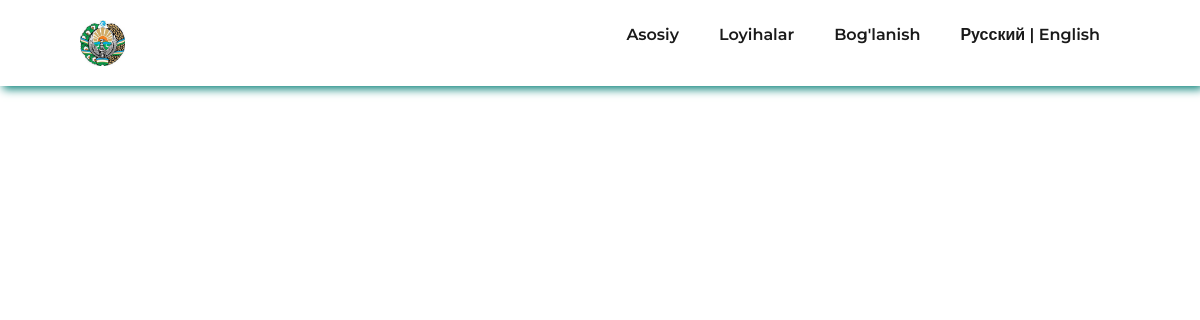
Page /uz/qishloq_project/ on the earlier database version.
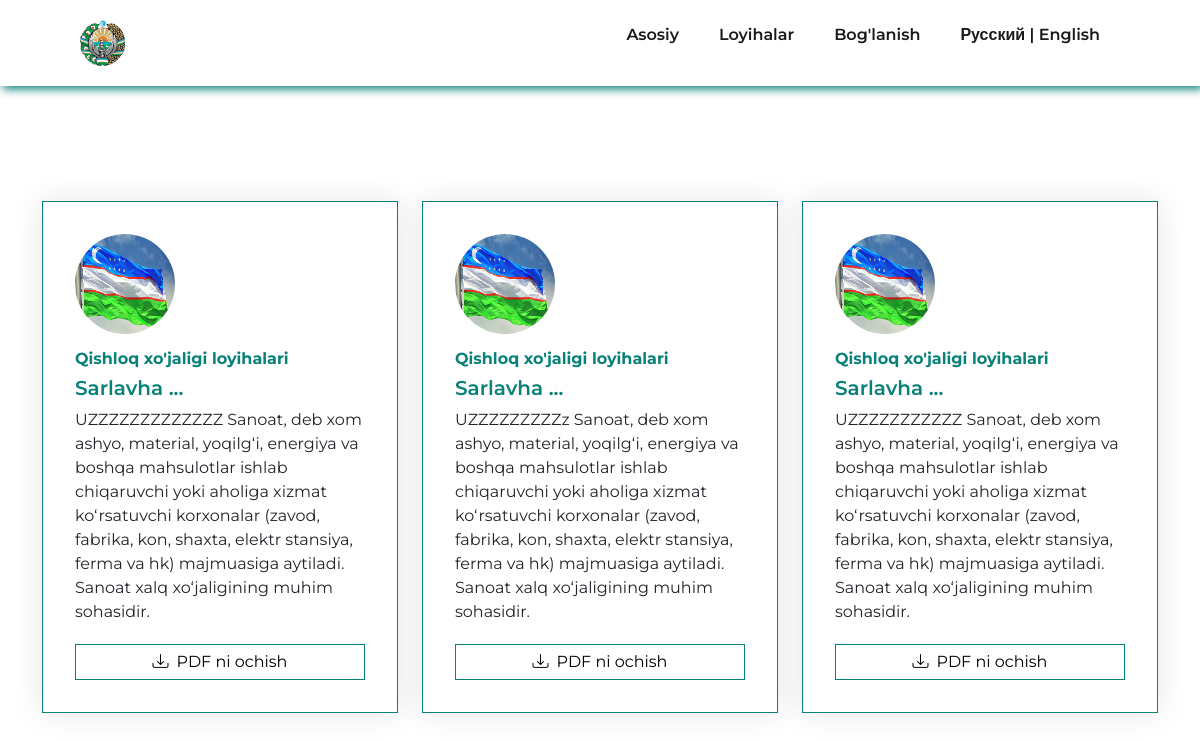
Same page on the later database version.
### app/models.py (models this page shows, shortened)
class Project(models.Model):
    PriceChopiceUzEn = (
        ("0.5 - 1 million $", "0.5 - 1 million $"),
        ("1 - 5 million $", "1 - 5 million $"),
        ("5 - 10 million $", "5 - 10 million $"),
        ("10 - 15 million $", "10 - 15 million $"),
        ("15 - 20 million $", "15 - 20 million $"),
        ("20 - 25 million $", "20 - 25 million $"),
        ("25 - 30 million $", "25 - 30 million $"),
        ("30 + million $", "30 + million $"),
    )
    PriceChopiceRu = (
        ("0.5 - 1 миллион $", "0.5 - 1 миллион $"),
        ("1 - 5 миллион $", "1 - 5 миллион $"),
        ("5 - 10 миллион $", "5 - 10 миллион $"),
        ("10 - 15 миллион $", "10 - 15 миллион $"),
        ("15 - 20 миллион $", "15 - 20 миллион $"),
        ("20 - 25 миллион $", "20 - 25 миллион $"),
        ("25 - 30 миллион $", "25 - 30 миллион $"),
        ("30 + миллион $", "30 + миллион $"),
    )
    image = models.ImageField(upload_to='Project/')
    title_uz = models.CharField(max_length=155, verbose_name='Sarlavha')
    title_ru = models.CharField(max_length=155, verbose_name='Заголовок')
    title_en = models.CharField(max_length=155, verbose_name='Title')
    pdf_uz = models.FileField(upload_to='PDF_uzb/', verbose_name="Uzbekcha PDF")
    pdf_ru = models.FileField(upload_to='PDF_rus/', verbose_name="Русский PDF")
    pdf_en = models.FileField(upload_to='PDF_eng/', verbose_name="English PDF")
    category_uz = models.ForeignKey(to=CategoryUz, on_delete=models.CASCADE, verbose_name='Kategoriya')
    category_ru = models.ForeignKey(to=CategoryRu, on_delete=models.CASCADE, verbose_name='Категория')
    category_en = models.ForeignKey(to=CategoryEN, on_delete=models.CASCADE, verbose_name='Category')
    price_uz = models.CharField(max_length=155, choices=PriceChopiceUzEn, verbose_name='Narxi')
    price_ru = models.CharField(max_length=155, choices=PriceChopiceRu, verbose_name='Цена')
    price_en = models.CharField(max_length=155, choices=PriceChopiceUzEn, verbose_name='Price')
    description_uz = models.TextField(verbose_name='Tavsif')
    description_ru = models.TextField(verbose_name='Описание')
    description_en = models.TextField(verbose_name='Description')

class CategoryUz(models.Model):
    image = models.ImageField(upload_to='Category_UZ/')
    title = models.CharField(max_length=155, verbose_name='Sarlavha')
    description = models.TextField(verbose_name='Tavsif')

### app/views.py (the view)
# urls.py: path('uz/qishloq_project/', qishloq_project_uz, name='qishloq_project_uz'),
def qishloq_project_uz(request):
    project = Project.objects.all()
    context = {
        'project': project,
    }
    return render(request, 'project/uz/qishloq_project.html', context)

### templates/project/uz/qishloq_project.html (shortened to what this page needs)
{% load static %}
<!DOCTYPE html>
<html lang="en">
<head>
    <link href="https://cdn.jsdelivr.net/npm/bootstrap@4.4.1/dist/css/bootstrap.min.css" rel="stylesheet">
    <link rel="stylesheet" href="https://cdn.jsdelivr.net/npm/bootstrap-icons@1.10.5/font/bootstrap-icons.css">
    <link href="https://cdn.jsdelivr.net/npm/bootstrap@5.3.0/dist/css/bootstrap.min.css" rel="stylesheet"
>
    <link rel="stylesheet" href="{% static 'css/index.css' %}">
    <link href="https://unpkg.com/aos@2.3.1/dist/aos.css" rel="stylesheet">
    <link rel="stylesheet" href="https://cdnjs.cloudflare.com/ajax/libs/font-awesome/4.7.0/css/font-awesome.min.css">
    <link href="https://maxcdn.bootstrapcdn.com/font-awesome/4.3.0/css/font-awesome.min.css" rel="stylesheet">
</head>
<body>
{% include 'main/header/header_uz.html' %}
<section class="section services-section" id="services">
    <div class="container">
        <div class="row">
            {% for project in project %}
                {% if project.category_uz.title == "Qishloq xo'jaligi loyihalari" %}
                    <div class="col-sm-6 col-lg-4">
                        <div class="feature-box-1">
                            <img src="{{ project.image.url }}" width="" alt="">
                            <div class="feature-content">
                                <h6 style="color: #088178; font-weight: 700">{{ project.category_uz.title }}</h6>
                                <h5>{{ project.title_uz | slice:29 }} ...</h5>
                                <p>{{ project.description_uz }}</p>
                                <a href="{{ project.pdf_uz.url }}">
                                    <button><i class="bi bi-download"></i>&ensp;PDF ni ochish</button>
                                </a>
                            </div>
                        </div>
                    </div>
                {% endif %}
            {% endfor %}
        </div>
    </div>
</section>
</body>
</html>

Differences in the rows shown:
now on this page (row edited): Project: image (picture), category_uz "Qishloq xo'jaligi loyihalari", title_uz "Sarlavha", description_uz "UZZZZZZZZZZZZZ Sanoat, deb xom ashyo, material, yoqilgʻi, energiya va boshqa mahsulotlar ishlab chiqaruvchi yoki aholiga xizmat koʻrsatuvchi korxonalar (zavod, fabrika, kon, shaxta, elektr stansiya, ferma va hk) majmuasiga aytiladi. Sanoat xalq xoʻjaligining muhim sohasidir."
now on this page (row edited): Project: image (picture), category_uz "Qishloq xo'jaligi loyihalari", title_uz "Sarlavha", description_uz "UZZZZZZZZZz Sanoat, deb xom ashyo, material, yoqilgʻi, energiya va boshqa mahsulotlar ishlab chiqaruvchi yoki aholiga xizmat koʻrsatuvchi korxonalar (zavod, fabrika, kon, shaxta, elektr stansiya, ferma va hk) majmuasiga aytiladi. Sanoat xalq xoʻjaligining muhim sohasidir."
now on this page (row edited): Project: image (picture), category_uz "Qishloq xo'jaligi loyihalari", title_uz "Sarlavha", description_uz "UZZZZZZZZZZZ Sanoat, deb xom ashyo, material, yoqilgʻi, energiya va boshqa mahsulotlar ishlab chiqaruvchi yoki aholiga xizmat koʻrsatuvchi korxonalar (zavod, fabrika, kon, shaxta, elektr stansiya, ferma va hk) majmuasiga aytiladi. Sanoat xalq xoʻjaligining muhim sohasidir."
